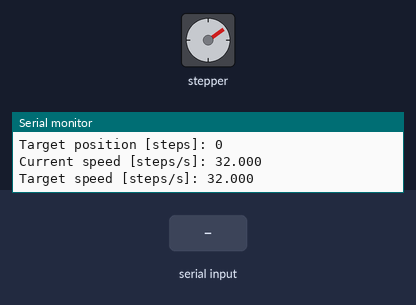
Simulated run of this sketch. Board: Arduino Uno, built with avr-gcc and run on an emulated ATmega328P. On the bench: stepper motor, the last lines printed to the serial monitor. The test bench sets the inputs (shaded band). Stepper angles assume 200 steps per turn.

Above: at 1.6 s.
1.7 s: "90\n" received over Serial
At 2.11 s:
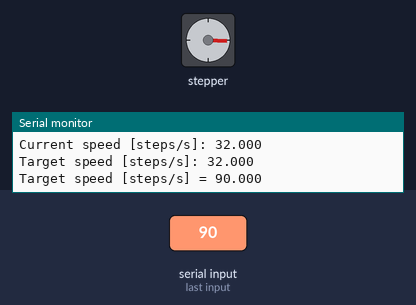
4.7 s: "STOP\n" received over Serial
7.7 s: "HOME\n" received over Serial
At 8.32 s:
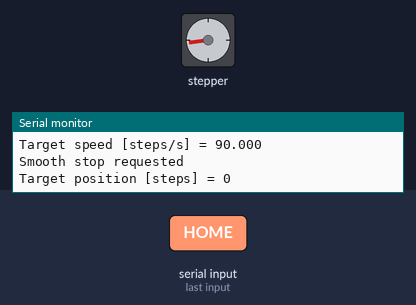
10.7 s: "STATUS\n" received over Serial
13.7 s: "200\n" received over Serial
At 19.2 s:
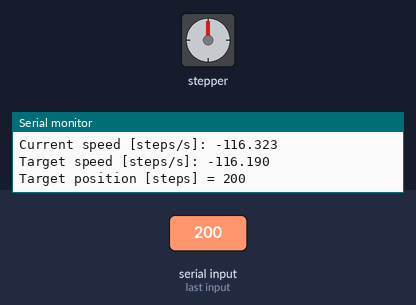
Timing chart, 0 to 19.5 s (numbered marks = the images above; inputs shaded):
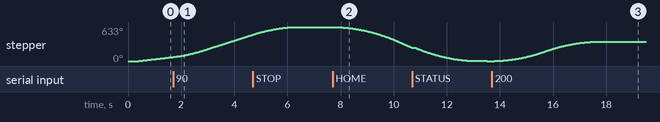

Measured:
- after the input at 7.7 s, stepper: keeps turning counter-clockwise at about 130°/s, starting at once
- after the input at 13.7 s, stepper: turns 358° clockwise in 3.8 s, then 2° clockwise in 0.00 s

The sketch:

sketch_aug05.ino
```cpp
#include <AccelStepper.h>
#include <ctype.h>
#include <math.h>
#include <stdlib.h>
#include <string.h>

#define STEP_PIN 3
#define DIR_PIN 4

// Units used by AccelStepper:
//   speed        = step pulses / second
//   acceleration = step pulses / second^2
//   position     = absolute step pulses since startup
const float MAX_SPEED = 200.0;
const float ACCELERATION = 50.0;
const float INITIAL_SPEED = 32.0;
const float FINAL_APPROACH_SPEED = 2.0;

AccelStepper stepper(AccelStepper::DRIVER, STEP_PIN, DIR_PIN);

enum ControlMode {
  SPEED_MODE,
  POSITION_MODE,
};

// selectedMode says how the next number will be interpreted. activeMode says
// which algorithm is currently moving the motor. Selecting a word therefore
// never interrupts the current motion.
ControlMode selectedMode = SPEED_MODE;
ControlMode activeMode = SPEED_MODE;

float currentSpeed = INITIAL_SPEED;
float targetSpeed = INITIAL_SPEED;
long requestedPosition = 0;
unsigned long lastRampMicros = 0;

char commandBuffer[32];
size_t commandLength = 0;


const char *modeName(ControlMode mode) {
  return mode == SPEED_MODE ? "SPEED" : "POSITION";
}


void printHelp() {
  Serial.println("Commands (one per line):");
  Serial.println("  SPEED       next number is speed [steps/s]");
  Serial.println("  POSITION    next integer is absolute position [steps]");
  Serial.println("  STOP        smooth stop");
  Serial.println("  HOME        smooth move to absolute position 0");
  Serial.println("  STATUS      print current state");
  Serial.println("  HELP        print this help");
}


void printStatus() {
  Serial.print("Selected mode: ");
  Serial.println(modeName(selectedMode));
  Serial.print("Active mode: ");
  Serial.println(modeName(activeMode));
  Serial.print("Current position [steps]: ");
  Serial.println(stepper.currentPosition());
  Serial.print("Target position [steps]: ");
  Serial.println(requestedPosition);
  Serial.print("Current speed [steps/s]: ");
  Serial.println(stepper.speed(), 3);
  Serial.print("Target speed [steps/s]: ");
  Serial.println(targetSpeed, 3);
}


void startSpeedCommand(float newSpeed) {
  if (!isfinite(newSpeed) || fabs(newSpeed) > MAX_SPEED) {
    Serial.print("ERR speed must be between ");
    Serial.print(-MAX_SPEED, 3);
    Serial.print(" and ");
    Serial.print(MAX_SPEED, 3);
    Serial.println(" steps/s");
    return;
  }

  // Preserve the instantaneous speed when leaving position mode. The ramp
  // starts there, rather than stopping and restarting from zero.
  currentSpeed = stepper.speed();
  targetSpeed = newSpeed;
  activeMode = SPEED_MODE;
  lastRampMicros = micros();

  Serial.print("Target speed [steps/s] = ");
  Serial.println(targetSpeed, 3);
}


void startPositionCommand(long newPosition) {
  // Do not call moveTo() here: it immediately recalculates AccelStepper's
  // internal position-profile speed. Both modes instead share the same
  // currentSpeed and the same non-blocking runSpeed() pulse generator.
  requestedPosition = newPosition;
  activeMode = POSITION_MODE;

  Serial.print("Target position [steps] = ");
  Serial.println(newPosition);
}


void smoothStop() {
  // Continue using the common ramp, whatever mode was active.
  activeMode = SPEED_MODE;
  targetSpeed = 0.0;
  Serial.println("Smooth stop requested");
}


bool parseSpeed(const char *text, float *value) {
  char *endPointer = NULL;
  const double parsed = strtod(text, &endPointer);
  while (endPointer != NULL && isspace(*endPointer)) {
    endPointer++;
  }
  if (endPointer == text || endPointer == NULL || *endPointer != '\0' ||
      !isfinite(parsed)) {
    return false;
  }
  *value = (float)parsed;
  return true;
}


bool parsePosition(const char *text, long *value) {
  char *endPointer = NULL;
  const long parsed = strtol(text, &endPointer, 10);
  while (endPointer != NULL && isspace(*endPointer)) {
    endPointer++;
  }
  if (endPointer == text || endPointer == NULL || *endPointer != '\0') {
    return false;
  }
  *value = parsed;
  return true;
}


void processCommand() {
  commandBuffer[commandLength] = '\0';

  char *command = commandBuffer;
  while (isspace(*command)) {
    command++;
  }
  char *last = command + strlen(command);
  while (last > command && isspace(*(last - 1))) {
    last--;
  }
  *last = '\0';

  for (char *character = command; *character != '\0'; character++) {
    *character = (char)toupper(*character);
  }

  if (strcmp(command, "SPEED") == 0) {
    selectedMode = SPEED_MODE;
    Serial.println("Selected SPEED mode; enter speed [steps/s]");
  } else if (strcmp(command, "POSITION") == 0) {
    selectedMode = POSITION_MODE;
    Serial.println("Selected POSITION mode; enter absolute position [steps]");
  } else if (strcmp(command, "STOP") == 0) {
    smoothStop();
  } else if (strcmp(command, "HOME") == 0) {
    selectedMode = POSITION_MODE;
    startPositionCommand(0);
  } else if (strcmp(command, "STATUS") == 0) {
    printStatus();
  } else if (strcmp(command, "HELP") == 0) {
    printHelp();
  } else if (selectedMode == SPEED_MODE) {
    float newSpeed = 0.0;
    if (parseSpeed(command, &newSpeed)) {
      startSpeedCommand(newSpeed);
    } else {
      Serial.println("ERR enter SPEED, POSITION, or a valid number");
    }
  } else {
    long newPosition = 0;
    if (parsePosition(command, &newPosition)) {
      startPositionCommand(newPosition);
    } else {
      Serial.println("ERR position must be an integer number of steps");
    }
  }

  commandLength = 0;
}


void readSerialCommandsWithoutBlocking() {
  while (Serial.available() > 0) {
    const char incoming = (char)Serial.read();

    if (incoming == '\n' || incoming == '\r') {
      if (commandLength > 0) {
        processCommand();
      }
      continue;
    }

    if (commandLength < sizeof(commandBuffer) - 1) {
      commandBuffer[commandLength++] = incoming;
    } else {
      commandLength = 0;
      Serial.println("ERR command too long");
    }
  }
}


void updateSpeedRamp() {
  const unsigned long now = micros();
  const float elapsedSeconds = (now - lastRampMicros) / 1000000.0;
  lastRampMicros = now;

  const float maximumChange = ACCELERATION * elapsedSeconds;
  const float difference = targetSpeed - currentSpeed;

  if (fabs(difference) <= maximumChange) {
    currentSpeed = targetSpeed;
  } else if (difference > 0.0) {
    currentSpeed += maximumChange;
  } else {
    currentSpeed -= maximumChange;
  }

  stepper.setSpeed(currentSpeed);
}


void updatePositionTargetSpeed() {
  const long distance = requestedPosition - stepper.currentPosition();
  if (distance == 0) {
    targetSpeed = 0.0;
    return;
  }

  // v^2 = 2*a*d: this is the highest speed from which the remaining
  // distance can still be covered while braking at ACCELERATION.
  const float brakingDistance = max(0.0, (double)labs(distance) - 1.0);
  float allowedSpeed = sqrt(2.0 * ACCELERATION * brakingDistance);
  allowedSpeed = constrain(allowedSpeed, FINAL_APPROACH_SPEED, MAX_SPEED);
  targetSpeed = distance > 0 ? allowedSpeed : -allowedSpeed;
}


void updateMotor() {
  if (activeMode == POSITION_MODE) {
    updatePositionTargetSpeed();
  }

  updateSpeedRamp();
  const bool stepped = stepper.runSpeed();

  // Stop on the exact requested step. The approach is already down to
  // FINAL_APPROACH_SPEED, so this final stop is mechanically gentle and cannot
  // overshoot by an additional pulse.
  if (activeMode == POSITION_MODE && stepped &&
      stepper.currentPosition() == requestedPosition) {
    currentSpeed = 0.0;
    targetSpeed = 0.0;
    stepper.setSpeed(0.0);
  }
}


void setup() {
  Serial.begin(9600);

  stepper.setMaxSpeed(MAX_SPEED);
  stepper.setAcceleration(ACCELERATION);
  stepper.setMinPulseWidth(10);
  stepper.setSpeed(INITIAL_SPEED);
  lastRampMicros = micros();

  Serial.println("Stepper ready");
  printHelp();
  printStatus();
}


void loop() {
  readSerialCommandsWithoutBlocking();
  updateMotor();
}
```
